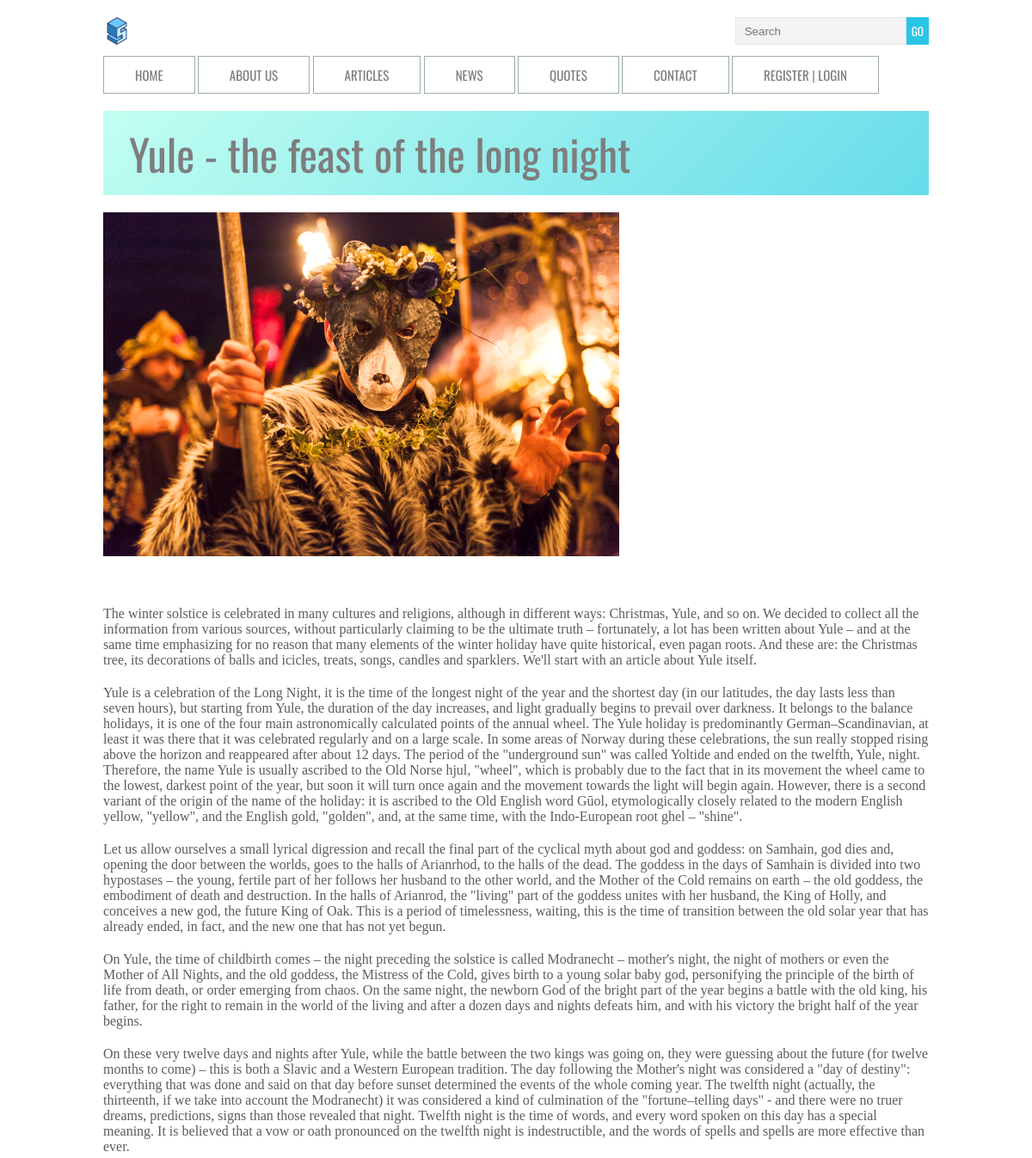
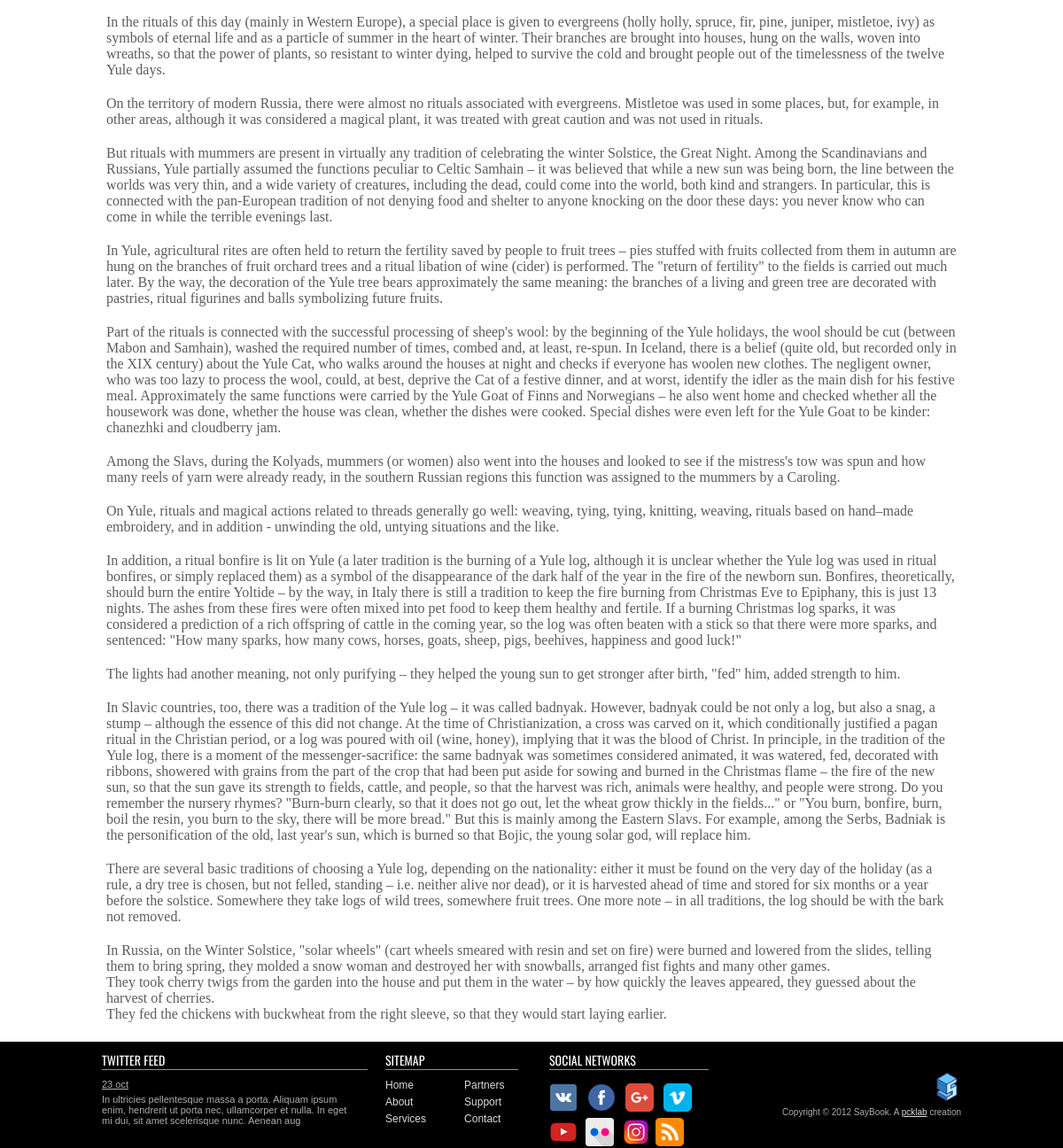
The page /post/jol-prazdnik-dolgoj-nochi/ on the database its author committed (2 pictures, top to bottom).
### saybook/models.py (models this page shows, shortened)
class Article(models.Model):
    title = models.CharField(max_length=255, verbose_name="Заголовок")
    slug = models.SlugField(max_length=255, unique=True, db_index=True, verbose_name="URL")
    content = models.TextField(blank=True, verbose_name="Текст статьи")
    photo = models.ImageField(upload_to="photos/%Y/%m/%d/", verbose_name="Фото")
    time_create = models.DateTimeField(auto_now_add=True, verbose_name="Время создания")
    time_update = models.DateTimeField(auto_now=True, verbose_name="Время изменения")
    is_published = models.BooleanField(default=True, verbose_name="Публикация")
    cat = models.ForeignKey('Category', on_delete=models.PROTECT, verbose_name="Категории")
    likes = models.ManyToManyField(User, related_name='likes', blank=False)
    class Meta:
        verbose_name = 'Статьи'
        verbose_name_plural = 'Статьи'
        ordering = ['id']

### saybook/views.py (the view)
# urls.py: path('post/<slug:post_slug>/', views.ShowPost.as_view(), name='post'),
class ShowPost(DataMixin, DetailView):
    model = Article
    template_name = 'post.html'
    slug_url_kwarg = 'post_slug'
    context_object_name = 'post'
    def get_context_data(self, *, object_list=None, **kwargs):
        context = super().get_context_data(**kwargs)
        post = get_object_or_404(Article, slug=(self.request.get_full_path().split('/'))[2] )
        count_likes = len(post.likes.all())
        context['count_likes']=count_likes
        print("--------------")
        print((self.request.get_full_path().split('/'))[2])
        print("--------------")
        c_def = self.get_user_context(title=context['post'])
        return dict(list(context.items()) + list(c_def.items()))

### saybook/utils.py (called while the page is built)
    def get_user_context(self, **kwargs):
        context = kwargs
        cats = Category.objects.annotate(Count('article'))
        user_menu = menu.copy()
        if not self.request.user.is_authenticated:
            user_menu.pop(1)
        context['menu'] = user_menu
        context['cats'] = cats
        if 'cat_selected' not in context:
            context['cat_selected'] = 0
        return context

### saybook/templates/post.html (shortened to what this page needs)
{% extends 'index.html' %}
{% block content %}
<div id="heading">
<h1 class="head">{{post.title}}</h1>
</div>
{% if post.photo %}
<p><img src="{{post.photo.url}}"></p>
{% endif %}
<h4>{{post.content|linebreaks}}</h4>
{% endblock %}

### saybook/static/css/style.css (style rules this page uses)
body { color: #8f8f8f; font: 12px Tahoma, sans-serif; margin: 0; }
p { margin: 20px 0; font-weight: 100; }
#heading { background: #eeeded; margin-bottom: 10px; padding-left: 10px; background: linear-gradient(-45deg, #29c5e6, #7769dd34, #29c5e6, #00ffc33d); background-size: 500% 500%; animation: gradient 10s ease infinite; }
h1 { display: inline-block; background: #eeeded; color: #7e7e7e; font: 50px 'Oswald', sans-serif; padding: 10px 20px 10px 20px; margin-top: 2px; margin-bottom: 2px; }
h4 { color: #5c5c5c; font-size: 16px; font-weight: lighter; font-family: 'Calibri', serif; font-weight: 500; }
.head { background: none; }
img { max-width: 600px; height: auto; }

### rows shown on the page
Article: title "Yule - the feast of the long night", photo (picture), content "The winter solstice is celebrated in many cultures and religions, although in different ways: Christmas, Yule, and so on. We decided to collect all the information from various sources, without particularly claiming to be the ultimate truth – fortunately, a lot has been written about Yule – and at the same time emphasizing for no reason that many elements of the winter holiday have quite historical, even pagan roots. And these are: the Christmas tree, its decorations of balls and icicles, treats, songs, candles and sparklers. We'll start with an article about Yule itself. Yule is a celebration of the Long Night, it is the time of the longest night of the year and the shortest day (in our…"
